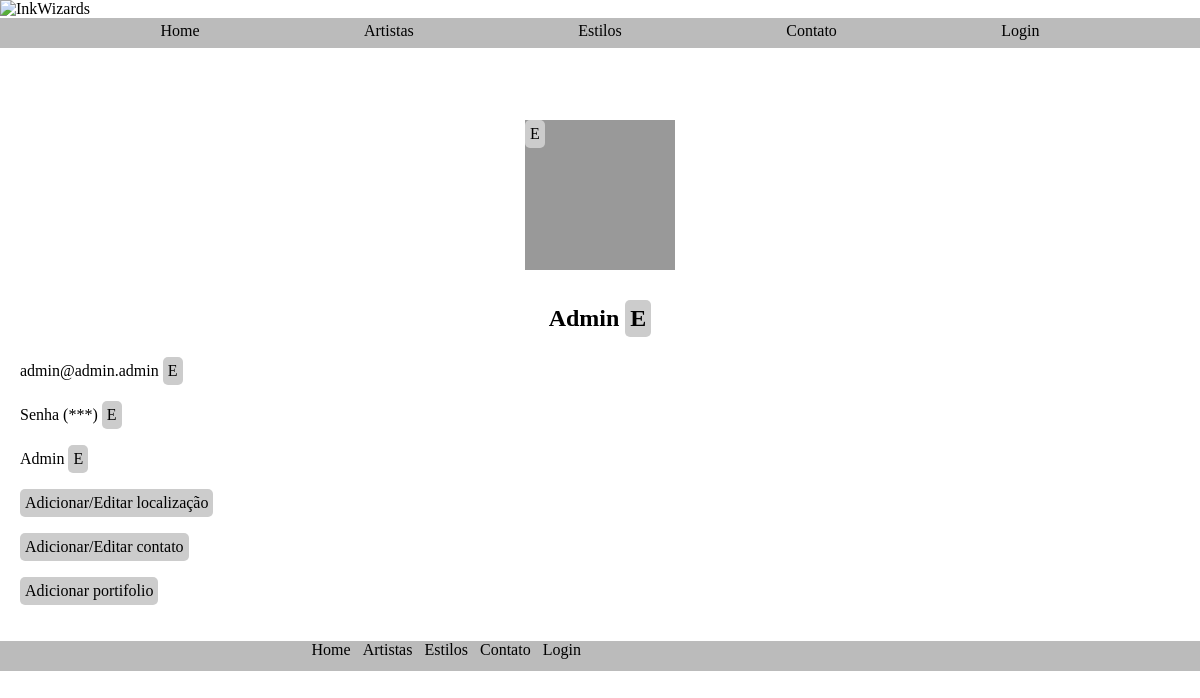
Screenshot of /admin/perfil-logado.php?id=1 with the database file from the repository.
### tables this page shows
CREATE TABLE `usuarios` (
  `id` smallint(6) NOT NULL,
  `foto_perfil` varchar(45) NOT NULL,
  `nome` varchar(45) NOT NULL,
  `descricao` text NOT NULL,
  `email` varchar(45) NOT NULL,
  `senha` varchar(45) NOT NULL,
  `tipo` enum('admin','tatuador','cliente') NOT NULL
);

### src/Banco.php (called while the page is built, shortened)
<?php
abstract class Banco {
    private static string $servidor = "localhost";
    private static string $usuario = "root";
    private static string $senha = "";
    private static string $banco = "inkwizards";
    private static PDO $conexao;
    public static function conecta():PDO {
        try {
            self::$conexao = new PDO(
                "mysql:host=".self::$servidor.";dbname=".self::$banco.";charset=utf8",self::$usuario, self::$senha
            );
            self::$conexao->setAttribute(
                PDO::ATTR_ERRMODE,
                PDO::ERRMODE_EXCEPTION
            );
        } catch(Exception $erro){
            die("Deu ruim: ".$erro->getMessage());
        }
        return self::$conexao;
    }
}

### src/Tatuador.php (called while the page is built, shortened)
<?php
class Tatuador {
    private int $id;
    private PDO $conexao;
    public function __construct(){
        $this->conexao = Banco::conecta();
    }
    public function exibirUm():array {
        $sql = "SELECT * FROM usuarios WHERE id = :id";
        try {
            $consulta = $this->conexao->prepare($sql);
            $consulta->bindValue(":id", $this->id, PDO::PARAM_STR);
            $consulta->execute();
            $resultado = $consulta->fetch(PDO::FETCH_ASSOC);
        } catch (Exception $erro) {
            die("Erro ao exibir: ".$erro->getMessage());
        }
        return $resultado;
    }
    public function setId(int $id): self {
        $this->id = filter_var($id, FILTER_SANITIZE_NUMBER_INT);
        return $this;
    }
}

### admin/perfil-logado.php (the view, shortened to what this page needs)
<?php
require "../includes/cabecalho-admin.php";
$tatuador = new Tatuador;
$tatuador->setId($_GET['id']);
$dadosTatuador = $tatuador->exibirUm();
?>
    <section class="dados-perfil">
        <div id="foto-de-perfil"><a href="atualizar-perfil.php">E</a></div>
        <h1 class="nome-perfil"><?=$dadosTatuador['nome']?> <a href="atualizar-perfil.php">E</a></h1>
        <p><?=$dadosTatuador['email']?> <a href="atualizar-perfil.php">E</a></p>
        <p>Senha (***) <a href="atualizar-perfil.php">E</a></p>
        <p><?=$dadosTatuador['descricao']?> <a href="atualizar-perfil.php">E</a></p>
        <p><a href="localizacao.php">Adicionar/Editar localização</a></p>
        <p><a href="contato-tatuador.php">Adicionar/Editar contato</a></p>
        <p><a href="adicionar-portifolio">Adicionar portifolio</a></p>
    </section>
<?php require "../includes/rodape.php" ?>

### css/index.css (style rules this page uses)
* { box-sizing: border-box; }
html { font-size: 16px; }
body { margin: 0; }
:root { --color-primary: #242C33; --color-secondary: #CB002D; --color-black: #000; --color-white: #FFF; }
h1 { padding-top: 10px; }
#foto-de-perfil { background-color: #999; height: 150px; margin: auto; width: 150px; }
.nome-perfil { text-align: center; }
.dados-perfil { padding: 10px; }
.dados-perfil a, .botao-voltar { background-color: #CCC; border-radius: 5px; color: #000; display: inline-block; padding: 5px; text-decoration: none; }

### rows the page displays
usuarios: nome "Admin", email "admin@admin.admin", descricao "Admin"
